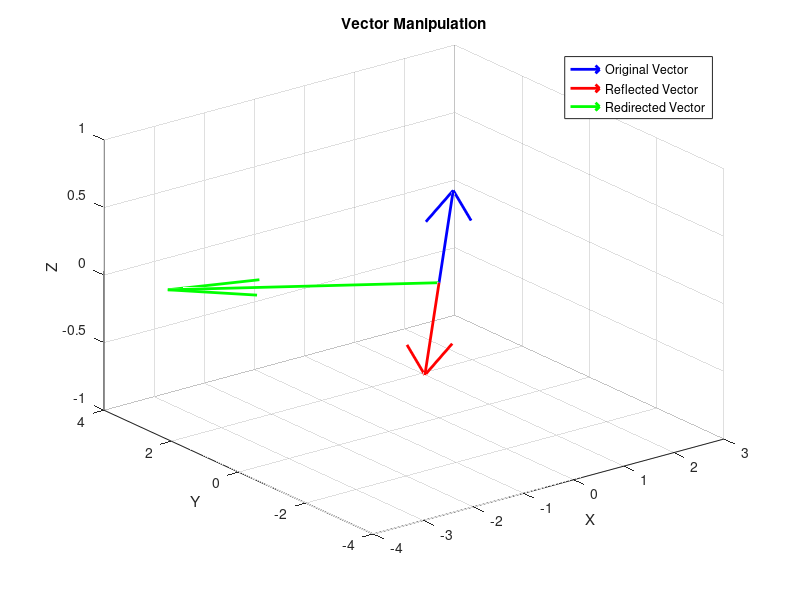

Recreate this plot in MATLAB.
clc;
clear;
close all;

% Define original vector
V = [3, 4, 0];  % Original vector (e.g., velocity)

% Transformation matrix for redirection (rotate 90 degrees)
theta = pi/2; % 90-degree rotation
M = [cos(theta), -sin(theta), 0; sin(theta), cos(theta), 0; 0, 0, 1];

% Manipulated vector (reflection and redirection)
V_reflected = -V;          % Reflect the vector
V_redirected = M * V';     % Redirect the vector (matrix multiplication)

% Energy cost for manipulation (arbitrary formula)
E_manipulation = norm(V_redirected - V)^2;

% Plot the vectors
figure;
quiver3(0, 0, 0, V(1), V(2), V(3), 'b', 'LineWidth', 2, 'DisplayName', 'Original Vector');
hold on;
quiver3(0, 0, 0, V_reflected(1), V_reflected(2), V_reflected(3), 'r', 'LineWidth', 2, 'DisplayName', 'Reflected Vector');
quiver3(0, 0, 0, V_redirected(1), V_redirected(2), V_redirected(3), 'g', 'LineWidth', 2, 'DisplayName', 'Redirected Vector');
xlabel('X');
ylabel('Y');
zlabel('Z');
legend;
grid on;
title('Vector Manipulation');